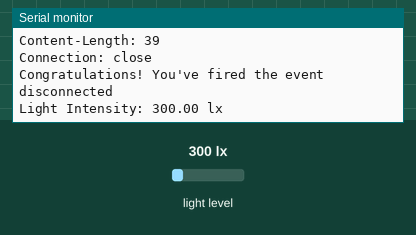
This sketch was run on a simulated Arduino MKR. Shown: the last lines printed to the serial monitor. Inputs (shaded band) come from the test bench; at power-on: light level 300 lx. WiFi joins after 1.5 s; servers stay silent unless stated; web services answer with replies made up by the test bench.

Above: at 2.7 s.
2.8 s: light level set to 40 lx
At 2.96 s:
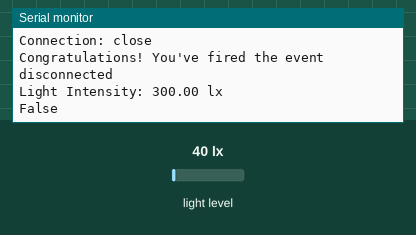
4.3 s: light level set to 500 lx
At 5.26 s:
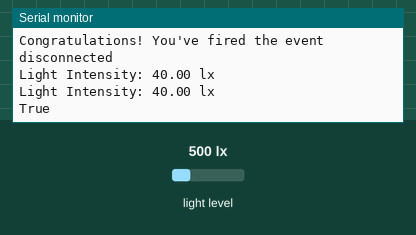
Timing chart, 0 to 7.3 s (numbered marks = the images above; inputs shaded):
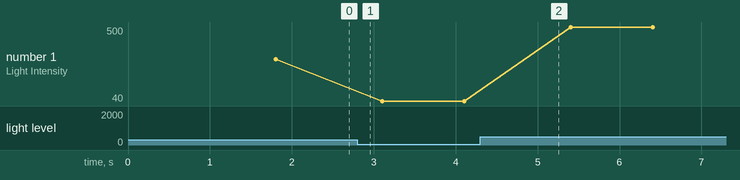

Measured:
- after the input at 2.8 s, the serial monitor: prints a new line at once (image 1)
- plotted number 1: 300 → 40 after the input at 2.8 s, 40 → 500 after the input at 4.3 s

The sketch:

Task3.1IFTTT.ino
```cpp
#include <WiFiNINA.h>
#include "secrets.h"

// Light Sensor Setup.
#include <BH1750.h>
#include <Wire.h>

BH1750 lightMeter;

// Light Intensity.
float LightIntensity = 0;
bool Sunlight = false;

//please enter your sensitive data in the Secret tab
char ssid[] = SECRET_SSID;
char pass[] = SECRET_PASSWORD;

WiFiClient client;

char HOST_NAME[] = "maker.ifttt.com";
String PATH_NAME_1 = "/trigger/SunlightStarted/with/key/fKBhj6gr9gWgVeYX5AiB_"; // change your EVENT-NAME and YOUR-KEY
String PATH_NAME_2 = "/trigger/SunlightEnded/with/key/fKBhj6gr9gWgVeYX5AiB_";
String queryString = "?value1=57&value2=25";

void setup() {
  // initialize WiFi connection
  WiFi.begin(ssid, pass);

  Serial.begin(9600);
  Wire.begin();
  while (!Serial);

  /*// connect to web server on port 80:
  if (client.connect(HOST_NAME, 80)) {
    // if connected:
    Serial.println("Connected to server");
  }
  else {// if not connected:
    Serial.println("connection failed");
  }*/

  // Initialise Light Sensor.
  lightMeter.begin();
}

void loop()
{
  // Collect light data from sensor.
  LightIntensity = lightMeter.readLightLevel();

  if (LightIntensity > 100 & Sunlight == false)
  {
    Sunlight = true;
    Serial.println("True");
    if (client.connect(HOST_NAME, 80))
    {
      // if connected:
      Serial.println("Connected to server");
    }
    else
    {
      // if not connected:
      Serial.println("connection failed");
    }

    // make a HTTP request:
    // send HTTP header
    client.println("GET " + PATH_NAME_1 + queryString + " HTTP/1.1");
    client.println("Host: " + String(HOST_NAME));
    client.println("Connection: close");
    client.println(); // end HTTP header


    while (client.connected())
    {
      if (client.available())
      {
        // read an incoming byte from the server and print it to serial monitor:
        char c = client.read();
        Serial.print(c);
      }
    }

    // the server's disconnected, stop the client:
    client.stop();
    Serial.println();
    Serial.println("disconnected");
  }
  else if (LightIntensity <= 100 & Sunlight == true)
  {
    Sunlight = false;
    Serial.println("False");
    // connect to web server on port 80:
    if (client.connect(HOST_NAME, 80))
    {
      // if connected:
      Serial.println("Connected to server");
    }
    else
    {
      // if not connected:
      Serial.println("connection failed");
    }

    // make a HTTP request:
    // send HTTP header
    client.println("GET " + PATH_NAME_2 + queryString + " HTTP/1.1");
    client.println("Host: " + String(HOST_NAME));
    client.println("Connection: close");
    client.println(); // end HTTP header


    while (client.connected())
    {
      if (client.available())
      {
        // read an incoming byte from the server and print it to serial monitor:
        char c = client.read();
        Serial.print(c);
      }
    }

    // the server's disconnected, stop the client:
    client.stop();
    Serial.println();
    Serial.println("disconnected");
  }

  Serial.print("Light Intensity: ");
  Serial.print(LightIntensity);
  Serial.println(" lx");
  delay(1000);
}
```

secrets.h
```cpp
// Use this file to store all of the private credentials
// and connection details

#define SECRET_SSID "WiFi-B9F85C"		// replace MySSID with your WiFi network name
#define SECRET_PASSWORD "ZjhXPxVjTRa8U7qW"	// replace MyPassword with your WiFi password

#define SECRET_CH_ID 2530936			// replace 0000000 with your channel number
#define SECRET_WRITE_APIKEY "670KAMWLG6X95OEO"   // replace XYZ with your channel write API Key
```
